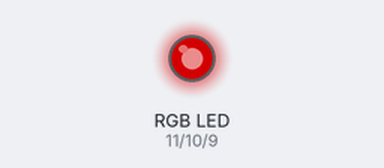
Simulated run of this sketch. Board: Arduino Uno, built with avr-gcc and run on an emulated ATmega328P. Parts: an RGB LED mixed from three pins (HIGH = lit). Dim RGB values are drawn brighter than linear.

Above: at 0.05 s.
At 1.15 s:
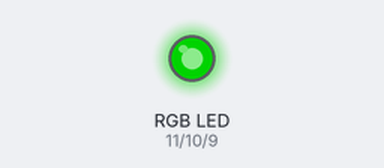
At 2.25 s:
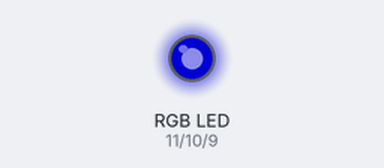
At 3.35 s:
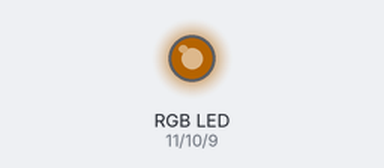
At 4.5 s:
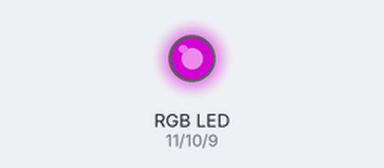
At 9.0 s:
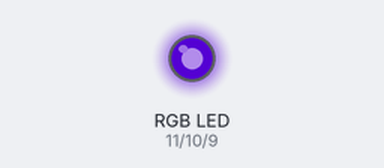
Timing chart, 0 to 11.7 s (numbered marks = the images above):
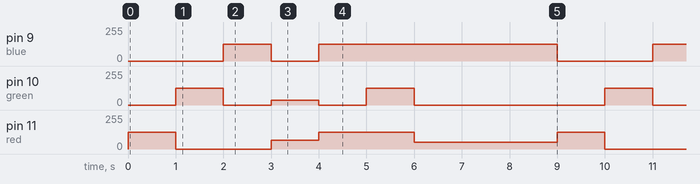

The sketch:

RGB_light.ino
```cpp
int red = 11;
int green = 10;
int blue = 9;

void setup() {

  pinMode(red, OUTPUT);
  pinMode(green, OUTPUT);
  pinMode(blue, OUTPUT);
}

void RGB_color(int red_value, int green_value, int blue_value)
{
  //cusotom function for PWM
  analogWrite(red, red_value);
  analogWrite(green, green_value);
  analogWrite(blue, blue_value);

}

void loop() {
//turn my lights on fancy like
  RGB_color(125, 0, 0);
  delay(1000);
  RGB_color(0, 125, 0);
  delay(1000);
  RGB_color(0, 0, 125);
  delay(1000);
  RGB_color(64, 35, 0);
  delay(1000);
  RGB_color(125, 0, 125);
  delay(1000);
  RGB_color(125, 125, 125);
  delay(1000);
  RGB_color(50,0,125);
  delay(3000);

}
```

Measured:
- by itself, pin 9 (blue): repeats every 9.0 s: 0/255 1.0 s, 125/255 5.0 s, 0/255 2.0 s, 125/255 1.0 s
- by itself, pin 10 (green): repeats every 9.0 s: 0/255 1.0 s, 35/255 1.0 s, 0/255 1.0 s, 125/255 1.0 s, 0/255 4.0 s, 125/255 1.0 s
- by itself, pin 11 (red): repeats every 9.0 s: 0/255 2.0 s, 64/255 1.0 s, 125/255 2.0 s, 50/255 3.0 s, 125/255 1.0 s
